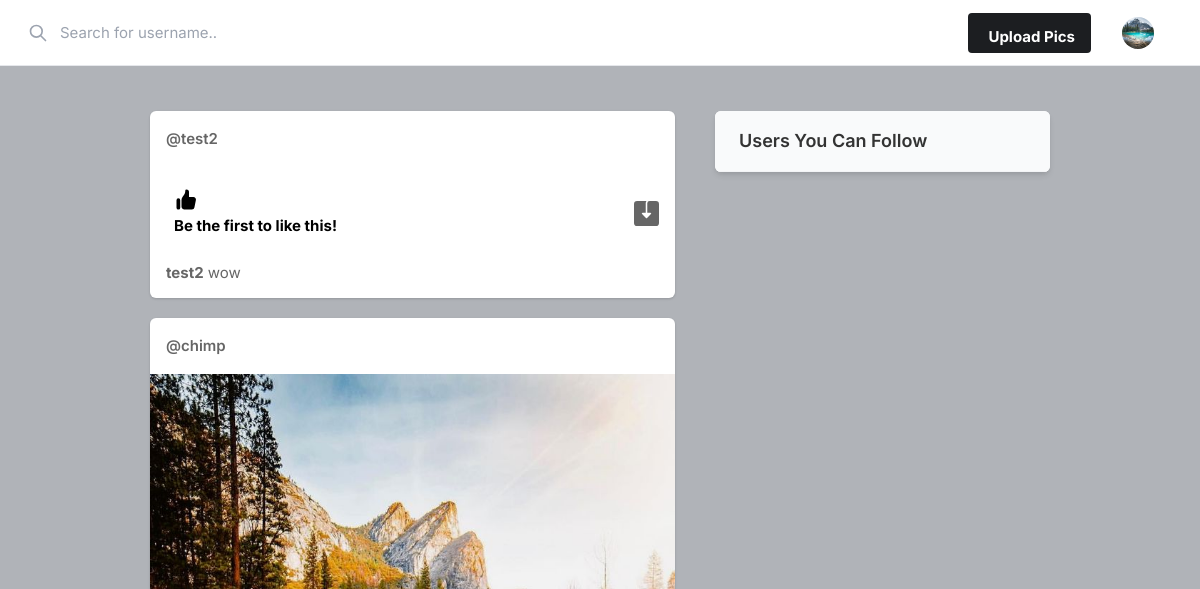
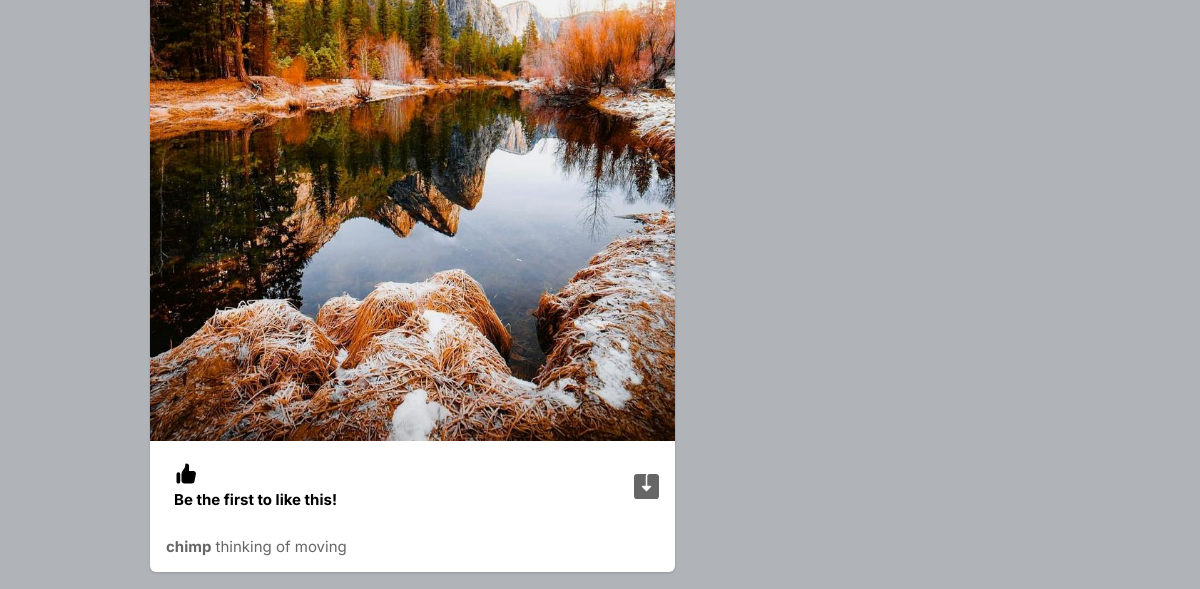
The app's page / (signed in, upper part), older data (2 pictures, top to bottom).
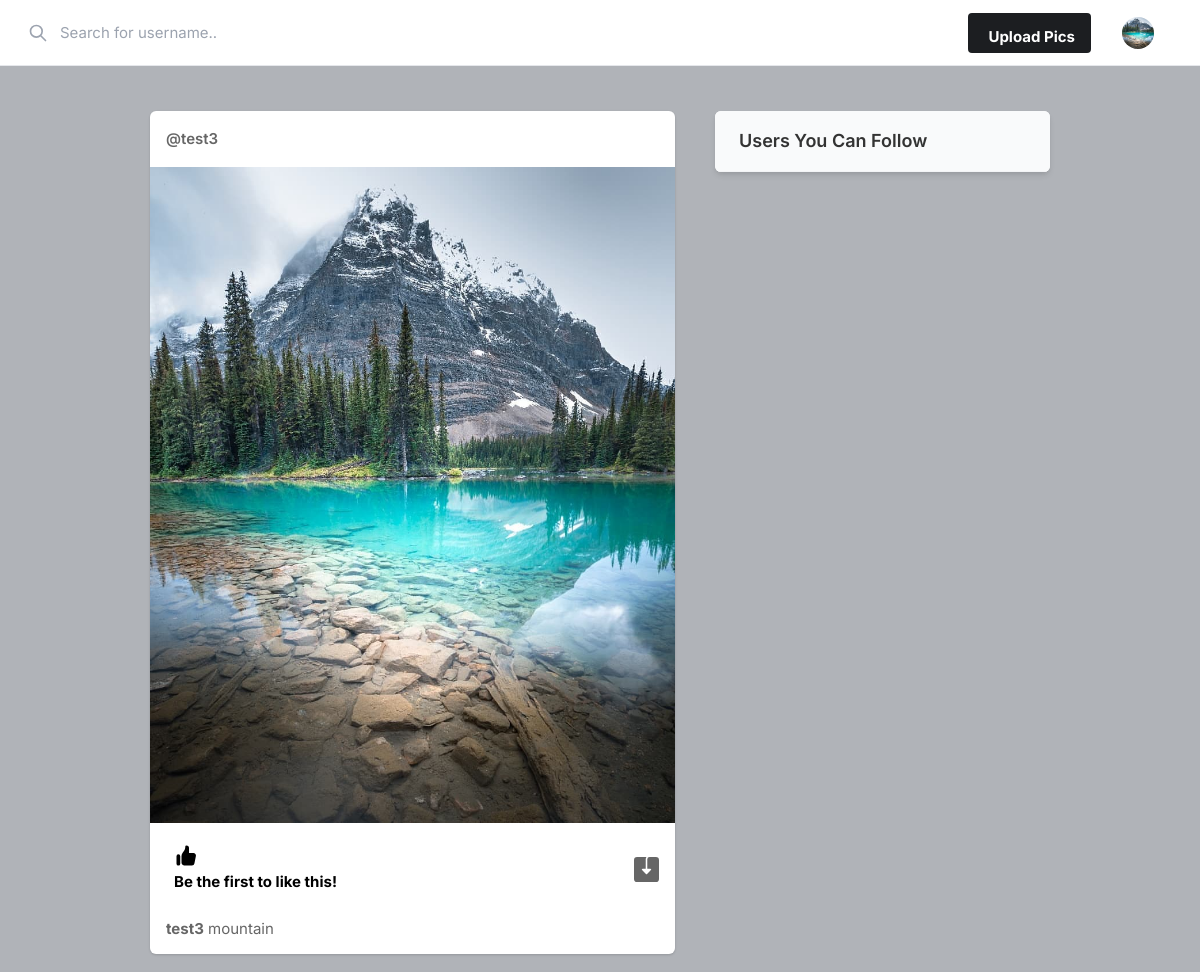
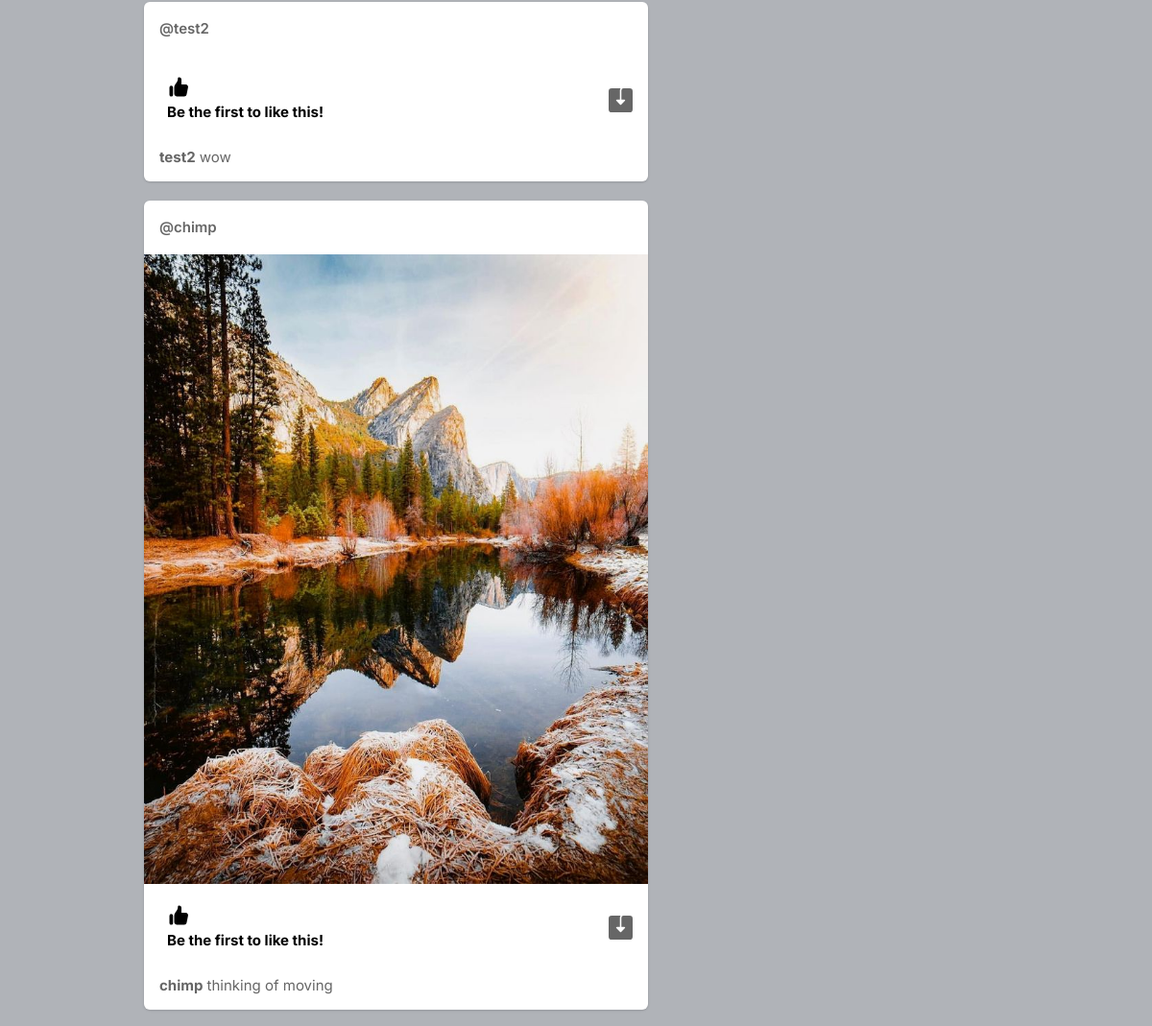
The same page, newer data (2 pictures, top to bottom).
### core/models.py (models this page shows, shortened)
class Profile(models.Model):
    user = models.ForeignKey(User, on_delete=models.CASCADE)
    id_user = models.IntegerField()
    bio = models.TextField(blank=True)
    profileimg = models.ImageField(upload_to='profile_images', default='blank-profile-pic.png')
    location = models.CharField(max_length=100, blank=True)

class Post(models.Model):
    id = models.UUIDField(primary_key=True, default=uuid.uuid4)
    user = models.CharField(max_length=100)
    image = models.ImageField(upload_to='post_images')
    caption = models.TextField()
    created_at = models.DateTimeField(default=datetime.now)
    no_of_likes = models.IntegerField(default=0)

### core/views.py (the view)
# urls.py: path('', views.index, name='index'),
@login_required(login_url='signin')
def index(request):
    user_object = User.objects.get(username=request.user.username)
    user_profile = Profile.objects.get(user=user_object)
    user_following = FollowersCount.objects.filter(follower=request.user.username)
    user_following_list = []
    feed = []
    user_posts = Post.objects.filter(user=request.user.username)
    feed.append(user_posts)
    for user in user_following:
        user_following_list.append(user.user)
    for username in user_following_list:
        feed_posts = Post.objects.filter(user=username)
        feed.append(feed_posts)
    posts = list(chain(*feed))
    posts = sort_posts(posts)
    suggestions_profiles = get_suggestions(request, user_following)
    context = {
        'user_profile': user_profile,
        'posts': posts,
        'suggestions': suggestions_profiles[:4]
        }
    return render(request, 'index.html', context)

### core/views.py (called while the page is built)
def sort_posts(posts):
    sorted = False
    while not sorted:
        sorted = True
        for i in range(len(posts)-1):
            created_at = posts[i].created_at
            created_at_2 = posts[i+1].created_at
            if created_at > created_at_2:
                temp = posts[i+1]
                posts[i+1] = posts[i]
                posts[i] = temp
                sorted = False
    return posts

def get_suggestions(request, user_following):
    all_users = User.objects.all()
    user_following_all = []
    for user in user_following:
        user_list = User.objects.get(username=user.user)
        user_following_all.append(user_list)
    new_suggestions_list = [x for x in list(all_users) if (x not in list(user_following_all))]
    current_user = User.objects.filter(username=request.user.username)
    final_suggestions_list = [x for x in list(new_suggestions_list) if (x not in list(current_user))]
    random.shuffle(final_suggestions_list)
    username_profiles = []
    username_profiles_list = []
    for user in final_suggestions_list:
        username_profiles.append(user.id)
    for id in username_profiles:
        profile_lists = Profile.objects.filter(id_user=id)
        username_profiles_list.append(profile_lists)
    return list(chain(*username_profiles_list))

### templates/index.html (shortened to what this page needs)
{% load static %}
<!DOCTYPE html>
<html lang="en">
<head>
    <link rel="stylesheet" href="{% static 'assets/css/icons.css' %}">
    <link rel="stylesheet" href="{% static 'assets/css/uikit.css' %}">
    <link rel="stylesheet" href="{% static 'assets/css/style.css' %}">
    <link rel="stylesheet" href="{% static 'assets/css/tailwind.css' %}">
</head>
<body>
            <header>
                <div class="header_inner">
                    <form action="/search" method="POST">
                    <div class="left-side">
                        <div class="header_search">
                            <input type="text" name="username" placeholder="Search for username..">
                            <button class="icon-search" type="submit">
                                <svg xmlns="http://www.w3.org/2000/svg" fill="none" viewBox="0 0 24 24"
                                    stroke="currentColor">
                                    <path stroke-linecap="round" stroke-linejoin="round" stroke-width="2"
                                        d="M21 21l-6-6m2-5a7 7 0 11-14 0 7 7 0 0114 0z" />
                                </svg>
                            </button>
                        </div>
                    </div>
                    </form>
                    <div class="right-side lg:pr-4">
                        <a href="#"
                            class="bg-pink-500 flex font-bold hidden hover:bg-pink-600 hover:text-white inline-block items-center lg:block max-h-10 mr-4 px-4 py-2 rounded shado text-white">
                              Upload Pics
                        </a>
                        <a href="#">
                            <img src="{{user_profile.profileimg.url}}" class="header-avatar" alt="">
                        </a>
                    </div>
                </div>
            </header>
            <div class="container m-auto">
                <div class="lg:flex justify-center lg:space-x-10 lg:space-y-0 space-y-5">
                    <div class="space-y-5 flex-shrink-0 lg:w-7/12">
                        {% for post in posts reversed %}
                        <div class="bg-white shadow rounded-md  -mx-2 lg:mx-0">
                            <div class="flex justify-between items-center px-4 py-3">
                                <div class="flex flex-1 items-center space-x-4">
                                    <span class="block font-semibold "> <a href="/profile/{{post.user}}">@{{post.user}}</a> </span>
                                </div>
                              <div>
                                <a href="#"> <i class="icon-feather-more-horizontal text-2xl hover:bg-gray-200 rounded-full p-2 transition -mr-1 "></i> </a>
                              </div>
                            </div>
                            <div uk-lightbox>
                                <a href="{{post.image.url}}">
                                    <img src="{{post.image.url}}" alt="">
                                </a>
                            </div>
                            <div class="py-3 px-4 space-y-3">
                                <div class="flex space-x-4 lg:font-bold">
                                    <a href="/like-post?post_id={{post.id}}" class="flex items-center space-x-2">
                                        <div class="p-2 rounded-full text-black">
                                            {% if post.no_of_likes == 0 %}
                                            <p>Be the first to like this!</p>
                                            {% elif post.no_of_likes == 1 %}
                                            <p>Liked by 1 person</p>
                                            {% else %}
                                            <p>Liked by {{post.no_of_likes}} people</p>
                                            {% endif %}
                                        </div>
                                    </a>
                                    <a href="{{post.image.url}}" class="flex items-center space-x-2 flex-1 justify-end" download>
                                    </a>
                                </div>
                                <p>
                                    <a href="/profile/{{post.user}}"><strong>{{post.user}}</strong></a> {{post.caption}}
                                </p>
                            </div>
                        </div>
                        {% endfor %}
                    </div>
                    <div class="lg:w-5/12">
                        <div class="bg-white  shadow-md rounded-md overflow-hidden">
                            <div class="bg-gray-50  border-b border-gray-100 flex items-baseline justify-between py-4 px-6 ">
                                <h2 class="font-semibold text-lg">Users You Can Follow</h2>
                            </div>
                        </div>
                    </div>
                </div>
            </div>
</body>
</html>

### static/assets/css/style.css (style rules this page uses)
body { background-color: #B0B3B8!important; }
button { vertical-align: middle; }
input { height: 48px; line-height: 48px; padding: 0 20px; outline: none; font-size: 15px; color: #808080; max-width: 100%; width: 100%; -webkit-box-sizing: border-box; box-sizing: border-box; display: block; font-weight: 400; opacity: 1; border-radius: 4px; border: none; -webkit-box-shadow: 0 1px 4px 0px rgba(0, 0, 0, 0.12); box-shadow: 0 1px 4px 0px rgba(0, 0, 0, 0.12); }
input[type="text"], input[type="password"], input[type="email"], input[type="number"] { height: 48px; line-height: 48px; padding: 0 20px; outline: none; font-size: 15px; color: #808080; max-width: 100%; width: 100%; -webkit-box-sizing: border-box; box-sizing: border-box; display: block; font-weight: 400; opacity: 1; border-radius: 4px; border: none; -webkit-box-shadow: 0 1px 4px 0px rgba(0, 0, 0, 0.12); box-shadow: 0 1px 4px 0px rgba(0, 0, 0, 0.12); }
input { -webkit-transition: all 0.1s ease-in-out; transition: all 0.1s ease-in-out; }
::placeholder { color: #808080; opacity: 1; }
button { border: none; margin: 0; padding: 0; width: auto; overflow: visible; background: transparent; color: inherit; font: inherit; line-height: normal; cursor: pointer; }
a { color: #be185d; -webkit-transition: 0.3s; transition: 0.3s; outline: none !important; }
button { outline: none !important; }
img { max-width: 100%; }
body { color: #666; font-size: 15px; line-height: 27px; background-color: #f0f2f5; font-family: "Inter", sans-serif; text-transform: none; }
body p { font-size: 15px; line-height: 27px; }
h1, h2, h3, h4, h5, h6 { font-family: "Inter", sans-serif; text-transform: none; }
input[type="text"], input[type="password"], input[type="email"] { font-family: "Inter", sans-serif; text-transform: none; }
button, body .pac-container { font-family: "Inter", sans-serif; text-transform: none; }
h1, h2, h3, h4, h5, h6 { color: #333; font-weight: 500; margin: 0; padding: 0; }
h2 { font-size: 26px; }
b, strong { font-weight: 700 !important; }
@media (min-width: 1024px) { .container { max-width: 900px !important; padding-top: 45px; } }
header { background-color: #fff; left: 0; right: 0; top: 0; z-index: 99; height: 66px; display: -webkit-box; display: -ms-flexbox; display: flex; -webkit-box-align: center; -ms-flex-align: center; align-items: center; border-bottom: 1px solid #e5e7eb; }
header .header_inner { display: -webkit-box; display: -ms-flexbox; display: flex; -webkit-box-align: center; -ms-flex-align: center; align-items: center; max-width: 1090px; margin: auto; width: 100%; max-width: 100% !important; padding: 0 30px; }
header .header_inner .left-side { display: -webkit-box; display: -ms-flexbox; display: flex; -webkit-box-align: center; -ms-flex-align: center; align-items: center; }
header .header_inner .left-side .header_search { position: relative; }
header .header_inner .left-side .header_search input { margin: 0; height: 42px; -webkit-box-shadow: none; box-shadow: none; padding-left: 30px; width: 400px; background-color: transparent; }
header .header_inner .left-side .header_search .icon-search { width: 2.5rem; position: absolute; top: 0; left: 0; margin-left: -.75rem; height: 100%; display: -webkit-box; display: -ms-flexbox; display: flex; -webkit-box-pack: center; -ms-flex-pack: center; justify-content: center; -webkit-box-align: center; -ms-flex-align: center; align-items: center; }
header .header_inner .left-side .header_search .icon-search svg { width: 20px; color: #9ca3af; }
header .header_inner .right-side { display: -webkit-box; display: -ms-flexbox; display: flex; -webkit-box-align: center; -ms-flex-align: center; align-items: center; -webkit-box-pack: end; -ms-flex-pack: end; justify-content: flex-end; margin-left: auto; }
header .header_inner .right-side .header-avatar { width: 32px; height: 32px; border-radius: 100%; margin-left: 15px; }

Row changes from the older to the newer data that the page shows:
added Post: user "test3", image (picture), no_of_likes "Be the first to like this!", caption "mountain"
